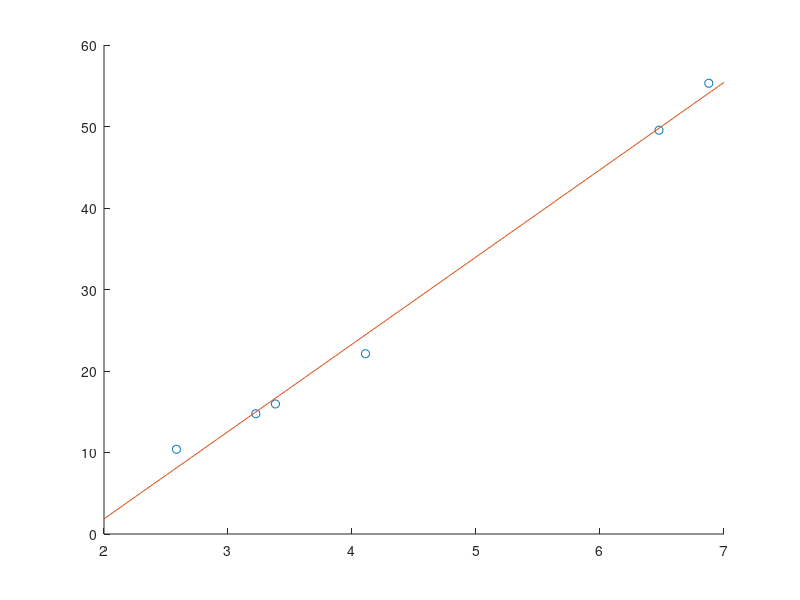

The MATLAB script that drew this image:
function rtn = least_square_line_fit()

a = 1;
b = 1;
c = 1;
px = 2+5*rand(1, 6)';
py = a*px.^2+b*px +c;
pz = py + rand/5;

A = [px px./px];
p = A\pz;
x = linspace(2, 7);
z = polyval(p, x);
hold on;
plot(px, pz, 'o');
plot(x, z);
p
end